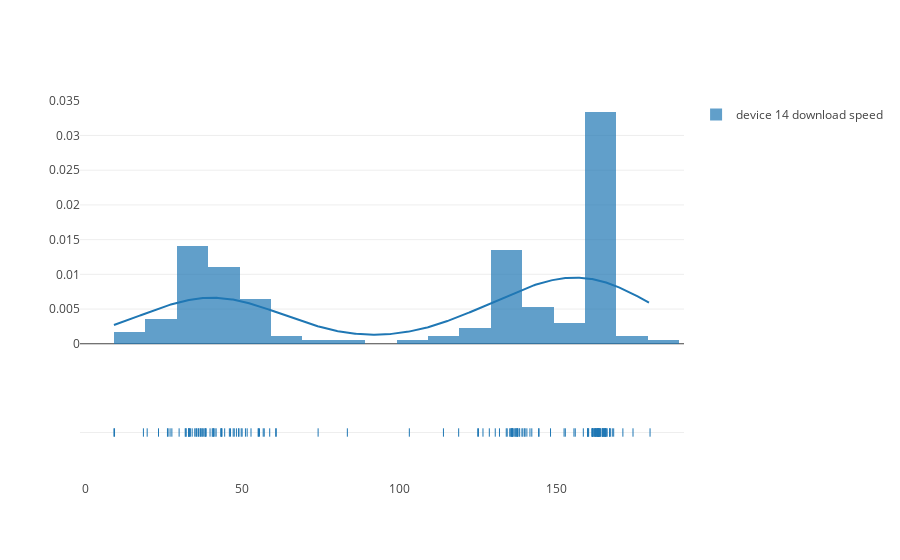

Here is the notebook cell this chart was saved with:
### Code cell
device_number=14
subset=download_df[download_df["SK_PI"]==device_number]
hist_data = [subset['DOWNLOAD']]
group_labels = ['device '+str(device_number)+ ' download speed']
import plotly.figure_factory as ff
fig = ff.create_distplot(hist_data, group_labels,bin_size=10)
iplot(fig)

### Figure 1 — Plotly figure (JSON) as saved in the notebook; plotly's stock layout.template omitted (floating-point values rounded to 4 significant figures; data arrays with more than 128 entries replaced by an {"elided": "..."} marker saying what was removed)
{"data": [{"autobinx": false, "histnorm": "probability density", "legendgroup": "device 14 download speed", "marker": {"color": "rgb(31, 119, 180)"}, "name": "device 14 download speed", "opacity": 0.7, "type": "histogram", "x": {"elided": "171 float values"}, "xaxis": "x1", "xbins": {"end": 179.9, "size": 10, "start": 9.16}, "yaxis": "y1"}, {"legendgroup": "device 14 download speed", "marker": {"color": "rgb(31, 119, 180)"}, "mode": "lines", "name": "device 14 download speed", "showlegend": false, "type": "scatter", "x": {"elided": "500 float values"}, "xaxis": "x1", "y": {"elided": "500 float values"}, "yaxis": "y1"}, {"legendgroup": "device 14 download speed", "marker": {"color": "rgb(31, 119, 180)", "symbol": "line-ns-open"}, "mode": "markers", "name": "device 14 download speed", "showlegend": false, "text": null, "type": "scatter", "x": {"elided": "171 float values"}, "xaxis": "x1", "y": {"elided": "171 str values"}, "yaxis": "y2"}], "layout": {"barmode": "overlay", "hovermode": "closest", "legend": {"traceorder": "reversed"}, "xaxis1": {"anchor": "y2", "domain": [0, 1], "zeroline": false}, "yaxis1": {"anchor": "free", "domain": [0.35, 1], "position": 0}, "yaxis2": {"anchor": "x1", "domain": [0, 0.25], "dtick": 1, "showticklabels": false}}}
